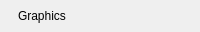
               <widget class="QFrame" name="rowGraphics">
                <property name="minimumSize">
                 <size>
                  <width>0</width>
                  <height>32</height>
                 </size>
                </property>
                <property name="maximumSize">
                 <size>
                  <width>16777215</width>
                  <height>32</height>
                 </size>
                </property>
                <property name="role" stdset="0">
                 <string>statusRow</string>
                </property>
                <property name="bind_fixedHeight" stdset="0">
                 <string>srh</string>
                </property>
                <layout class="QHBoxLayout" name="rowGraphicsLayout" stretch="0,0,0,0,1">
                 <property name="spacing">
                  <number>0</number>
                 </property>
                 <property name="leftMargin">
                  <number>0</number>
                 </property>
                 <property name="topMargin">
                  <number>0</number>
                 </property>
                 <property name="rightMargin">
                  <number>0</number>
                 </property>
                 <property name="bottomMargin">
                  <number>0</number>
                 </property>
                 <item>
                  <widget class="QLabel" name="rowGraphicsDot">
                   <property name="minimumSize">
                    <size>
                     <width>6</width>
                     <height>6</height>
                    </size>
                   </property>
                   <property name="maximumSize">
                    <size>
                     <width>6</width>
                     <height>6</height>
                    </size>
                   </property>
                   <property name="role" stdset="0">
                    <string>dot</string>
                   </property>
                   <property name="tone" stdset="0">
                    <string>ok</string>
                   </property>
                   <property name="bind_tone" stdset="0">
                    <string>consoleMode ? 'warn' : 'ok'</string>
                   </property>
                  </widget>
                 </item>
                 <item>
                  <spacer name="gap_11">
                   <property name="orientation">
                    <enum>Qt::Orientation::Horizontal</enum>
                   </property>
                   <property name="sizeType">
                    <enum>QSizePolicy::Policy::Fixed</enum>
                   </property>
                   <property name="sizeHint" stdset="0">
                    <size>
                     <width>12</width>
                     <height>1</height>
                    </size>
                   </property>
                  </spacer>
                 </item>
                 <item>
                  <widget class="QLabel" name="rowGraphicsLabel">
                   <property name="text">
                    <string>Graphics</string>
                   </property>
                   <property name="minimumSize">
                    <size>
                     <width>102</width>
                     <height>0</height>
                    </size>
                   </property>
                   <property name="role" stdset="0">
                    <string>rowLabel</string>
                   </property>
                  </widget>
                 </item>
                 <item>
                  <spacer name="hSpacer_7">
                   <property name="orientation">
                    <enum>Qt::Orientation::Horizontal</enum>
                   </property>
                   <property name="sizeHint" stdset="0">
                    <size>
                     <width>10</width>
                     <height>20</height>
                    </size>
                   </property>
                  </spacer>
                 </item>
                 <item>
                  <widget class="QLabel" name="rowGraphicsValue">
                   <property name="alignment">
                    <set>Qt::AlignmentFlag::AlignRight|Qt::AlignmentFlag::AlignVCenter</set>
                   </property>
                   <property name="role" stdset="0">
                    <string>rowValue</string>
                   </property>
                   <property name="bind" stdset="0">
                    <string>Format.client(setup)</string>
                   </property>
                   <property name="elide" stdset="0">
                    <bool>true</bool>
                   </property>
                  </widget>
                 </item>
                </layout>
               </widget>
